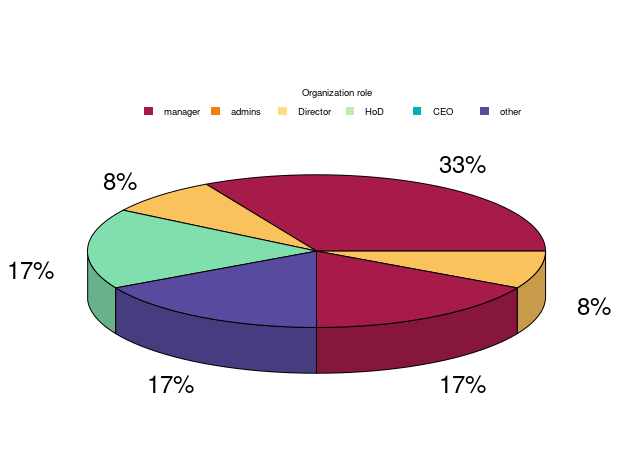

Write the R code that produced this figure.
library(ggplot2)
library(dplyr)
library(plotrix)

ac_qual <-data.frame(
  q = c("manager","admins","Director","HoD","CEO","other"),
  num = c(1,2,2,2,1,4)
)

data <-ac_qual %>% 
  arrange(desc(q)) %>%
  mutate(prop = round(num / sum(ageData$num) *100,0)) %>%
  mutate(ypos = round(cumsum(num)- 0.5*prop,0) )

l <- data %>%
  mutate(csum = rev(cumsum(rev(prop))), 
         pos = prop/2 + lead(csum, 1),
         pos = if_else(is.na(pos), prop/2, pos))

#tiff("academic_qualification_pieChat.tiff", units="in", width=10, height=10, res=300)
pie3D(data$prop, mar = rep(1.75, 4),
      col = hcl.colors(length(ac_qual$num), "Spectral"),
      labels = paste0(data$prop,"%"))
# Add a custom legend
legend(
  x =-0.8,y=0.84,
  legend = ac_qual$q,
  fill = hcl.colors(length(ac_qual$num), "Spectral"),
  title = "Organization role",
  cex = 0.6,
  horiz = TRUE,
  border = NA,
  bg = "transparent",
  bty = "n"
)
#dev.off()
